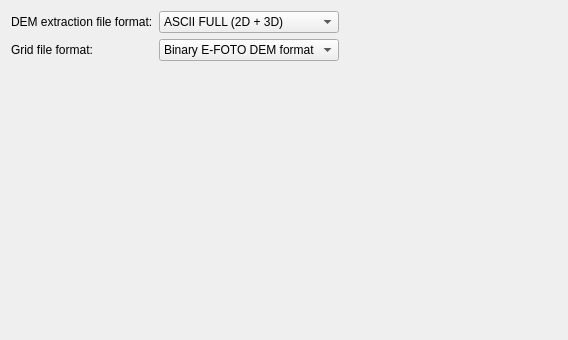
     <widget class="QWidget" name="tab_5">
      <attribute name="title">
       <string>Load / Save options</string>
      </attribute>
      <layout class="QGridLayout" name="gridLayout_14">
       <item row="0" column="0">
        <layout class="QGridLayout" name="gridLayout_13">
         <item row="0" column="0">
          <widget class="QLabel" name="label_29">
           <property name="text">
            <string>DEM extraction file format:</string>
           </property>
          </widget>
         </item>
         <item row="0" column="1">
          <widget class="QComboBox" name="comboBox8">
           <property name="currentIndex">
            <number>0</number>
           </property>
           <item>
            <property name="text">
             <string>ASCII FULL (2D + 3D)</string>
            </property>
           </item>
           <item>
            <property name="text">
             <string>ASCII 2D points</string>
            </property>
           </item>
           <item>
            <property name="text">
             <string>ASCII 2D points (BLUH)</string>
            </property>
           </item>
           <item>
            <property name="text">
             <string>ASCII 3D points (no index)</string>
            </property>
           </item>
           <item>
            <property name="text">
             <string>ASCII 3D points (index)</string>
            </property>
           </item>
          </widget>
         </item>
         <item row="0" column="2">
          <spacer name="horizontalSpacer_27">
           <property name="orientation">
            <enum>Qt::Horizontal</enum>
           </property>
           <property name="sizeHint" stdset="0">
            <size>
             <width>208</width>
             <height>20</height>
            </size>
           </property>
          </spacer>
         </item>
         <item row="1" column="0">
          <widget class="QLabel" name="label_30">
           <property name="text">
            <string>Grid file format:</string>
           </property>
          </widget>
         </item>
         <item row="1" column="1">
          <widget class="QComboBox" name="comboBox9">
           <property name="currentIndex">
            <number>0</number>
           </property>
           <item>
            <property name="text">
             <string>Binary E-FOTO DEM format</string>
            </property>
           </item>
           <item>
            <property name="text">
             <string>ASCII 3D points</string>
            </property>
           </item>
          </widget>
         </item>
         <item row="1" column="2">
          <spacer name="horizontalSpacer_28">
           <property name="orientation">
            <enum>Qt::Horizontal</enum>
           </property>
           <property name="sizeHint" stdset="0">
            <size>
             <width>218</width>
             <height>20</height>
            </size>
           </property>
          </spacer>
         </item>
        </layout>
       </item>
       <item row="1" column="0">
        <spacer name="verticalSpacer_5">
         <property name="orientation">
          <enum>Qt::Vertical</enum>
         </property>
         <property name="sizeHint" stdset="0">
          <size>
           <width>20</width>
           <height>268</height>
          </size>
         </property>
        </spacer>
       </item>
      </layout>
     </widget>
